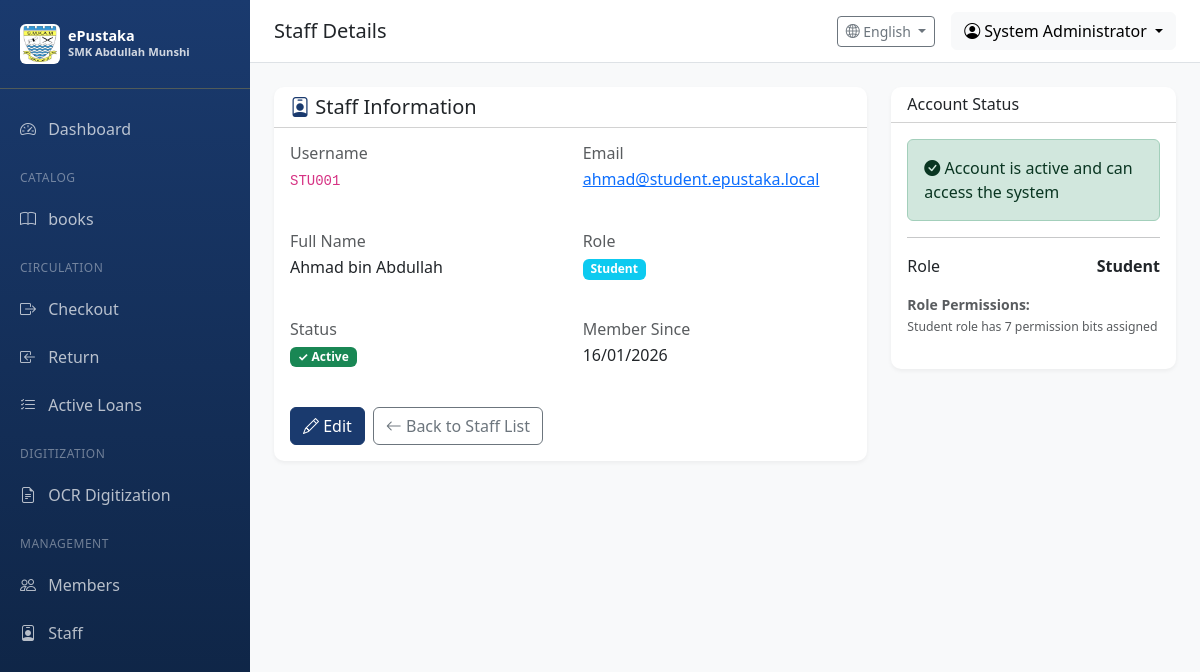
The app's page /users/staff/3 (signed in), older data.
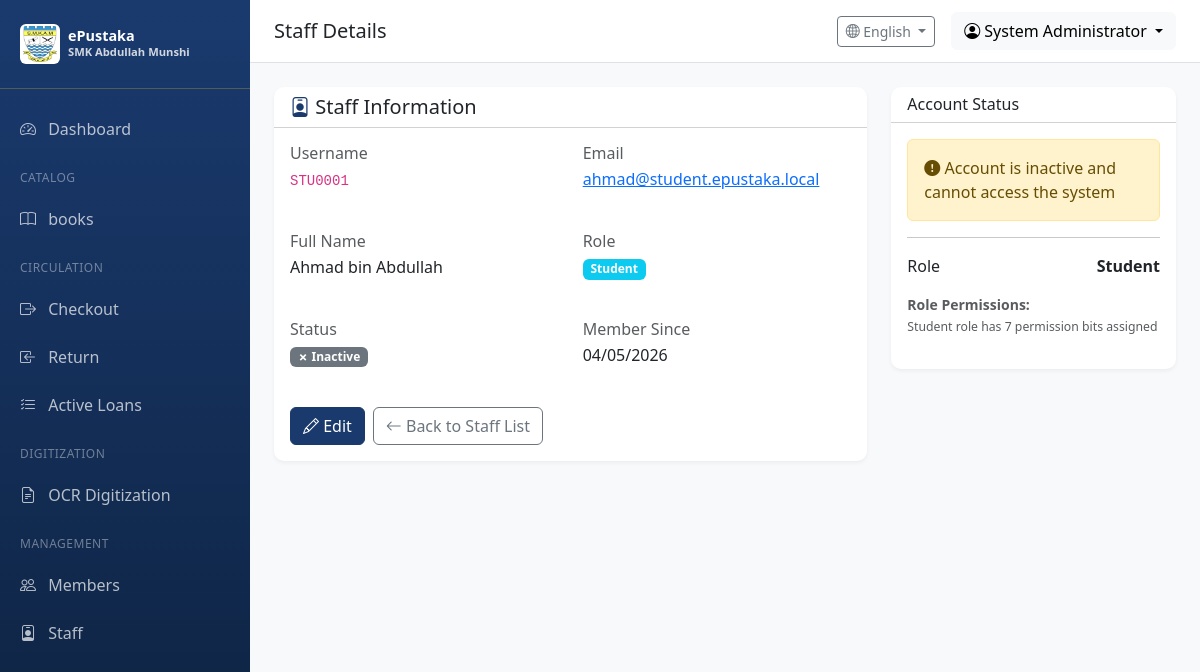
The same page, newer data.
### app/models/user.py (models this page shows, shortened)
class User(UserMixin, db.Model):
    __tablename__ = 'users'
    id = db.Column(db.Integer, primary_key=True)
    username = db.Column(db.String(64), unique=True, nullable=False, index=True)
    email = db.Column(db.String(120), unique=True, nullable=False, index=True)
    password_hash = db.Column(db.String(256), nullable=False)
    full_name = db.Column(db.String(128))
    is_active = db.Column(db.Boolean, default=True)
    role_id = db.Column(db.Integer, db.ForeignKey('roles.id'))
    created_at = db.Column(db.DateTime, default=datetime.utcnow)
    updated_at = db.Column(db.DateTime, default=datetime.utcnow, onupdate=datetime.utcnow)
    last_login = db.Column(db.DateTime)
    def can(self, perm):
        return self.role is not None and self.role.has_permission(perm)

### app/routes/users.py (the view)
@users_bp.route('/staff/<int:user_id>')
@login_required
@permission_required(Permission.MANAGE_USERS)
def view_staff(user_id):
    user = User.query.get_or_404(user_id)
    return render_template('users/view_staff.html', user=user)

### app/models/user.py (called while the page is built)
@login_manager.user_loader
def load_user(user_id):
    from app.models import Member
    if user_id.startswith('user_'):
        user_id_num = int(user_id.split('_')[1])
        return User.query.get(user_id_num)
    elif user_id.startswith('member_'):
        user_id_num = int(user_id.split('_')[1])
        return Member.query.get(user_id_num)
    else:
        return User.query.get(int(user_id))

    def has_permission(self, perm):
        return self.permissions & perm == perm

### app/routes/users.py (called while the page is built)
def permission_required(perm):
    def decorator(f):
        from functools import wraps
        @wraps(f)
        def decorated_function(*args, **kwargs):
            if not current_user.can(perm):
                flash('You do not have permission to access this page', 'error')
                return redirect(url_for('main.dashboard'))
            return f(*args, **kwargs)
        return decorated_function
    return decorator

### app/utils/i18n.py (called while the page is built)
def get_language() -> str:
    try:
        return session.get('language', DEFAULT_LANGUAGE)
    except RuntimeError:
        return DEFAULT_LANGUAGE

### app/templates/users/view_staff.html (shortened to what this page needs)
{% extends "base.html" %}
{% block page_title %}Staff Details{% endblock %}
{% block content %}
<div class="row">
    <div class="col-lg-8">
        <div class="card table-card">
            <div class="card-header bg-transparent">
                <h5 class="mb-0"><i class="bi bi-person-badge text-primary"></i> Staff Information</h5>
            </div>
            <div class="card-body">
                <div class="row mb-4">
                    <div class="col-md-6">
                        <h6 class="text-muted mb-1">Username</h6>
                        <p class="mb-3"><code>{{ user.username }}</code></p>
                    </div>
                    <div class="col-md-6">
                        <h6 class="text-muted mb-1">Email</h6>
                        <p class="mb-3"><a href="mailto:{{ user.email }}">{{ user.email }}</a></p>
                    </div>
                </div>
                <div class="row mb-4">
                    <div class="col-md-6">
                        <h6 class="text-muted mb-1">Full Name</h6>
                        <p class="mb-3">{{ user.full_name }}</p>
                    </div>
                    <div class="col-md-6">
                        <h6 class="text-muted mb-1">Role</h6>
                        <p class="mb-3"><span class="badge bg-info">{{ user.role.name if user.role else 'No Role' }}</span></p>
                    </div>
                </div>
                <div class="row mb-4">
                    <div class="col-md-6">
                        <h6 class="text-muted mb-1">Status</h6>
                        <p class="mb-3">
                            {% if user.is_active %}
                                <span class="badge bg-success">✓ Active</span>
                            {% else %}
                                <span class="badge bg-secondary">✗ Inactive</span>
                            {% endif %}
                        </p>
                    </div>
                    <div class="col-md-6">
                        <h6 class="text-muted mb-1">Member Since</h6>
                        <p class="mb-3">{{ user.created_at.strftime('%d/%m/%Y') if user.created_at else '-' }}</p>
                    </div>
                </div>
                <div class="d-flex gap-2">
                    <a href="{{ url_for('users.edit_staff', user_id=user.id) }}" class="btn btn-primary">
                        <i class="bi bi-pencil"></i> Edit
                    </a>
                    <a href="{{ url_for('users.staff_list') }}" class="btn btn-outline-secondary">
                        <i class="bi bi-arrow-left"></i> Back to Staff List
                    </a>
                </div>
            </div>
        </div>
    </div>
    <div class="col-lg-4">
        <div class="card table-card">
            <div class="card-header bg-transparent">
                <h6 class="mb-0">Account Status</h6>
            </div>
            <div class="card-body">
                {% if user.is_active %}
                    <div class="alert alert-success">
                        <i class="bi bi-check-circle-fill"></i> Account is active and can access the system
                    </div>
                {% else %}
                    <div class="alert alert-warning">
                        <i class="bi bi-exclamation-circle-fill"></i> Account is inactive and cannot access the system
                    </div>
                {% endif %}
                <hr>
                <div class="d-flex justify-content-between mb-2">
                    <span>Role</span>
                    <strong>{{ user.role.name if user.role else 'No Role' }}</strong>
                </div>
                {% if user.role %}
                <p class="text-muted small mt-3">
                    <strong>Role Permissions:</strong>
                    <br><small>{{ user.role.name }} role has {{ user.role.permissions }} permission bits assigned</small>
                </p>
                {% endif %}
            </div>
        </div>
    </div>
</div>
{% endblock %}

Row changes from the older to the newer data that the page shows:
changed User "ahmad@student.epustaka.local": username "STU001" → "STU0001"; is_active True → False (drawn); created_at "16/01/2026" → "04/05/2026"
Text that changed along with them:
text no longer shown: "✓ Active Account is active and can access the system"
text now shown: "✗ Inactive Account is inactive and cannot access the system"
